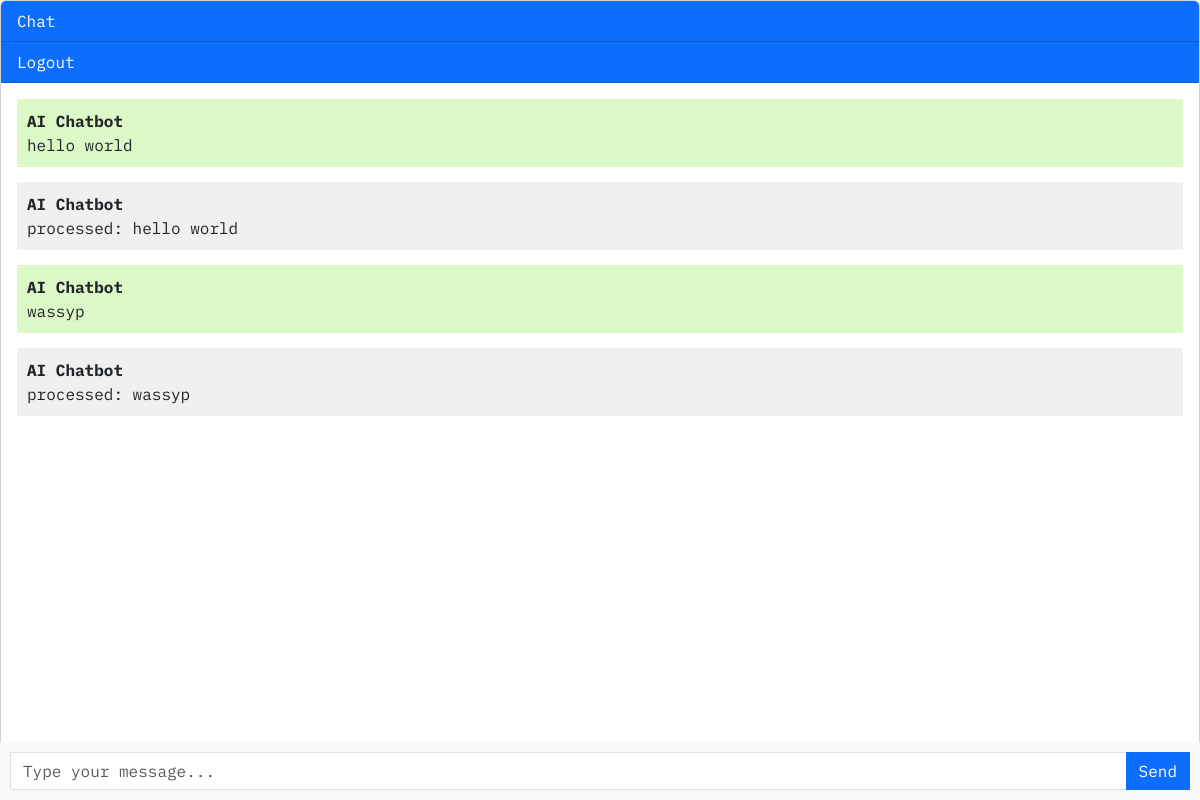
Before: / (signed in) with the older database file.
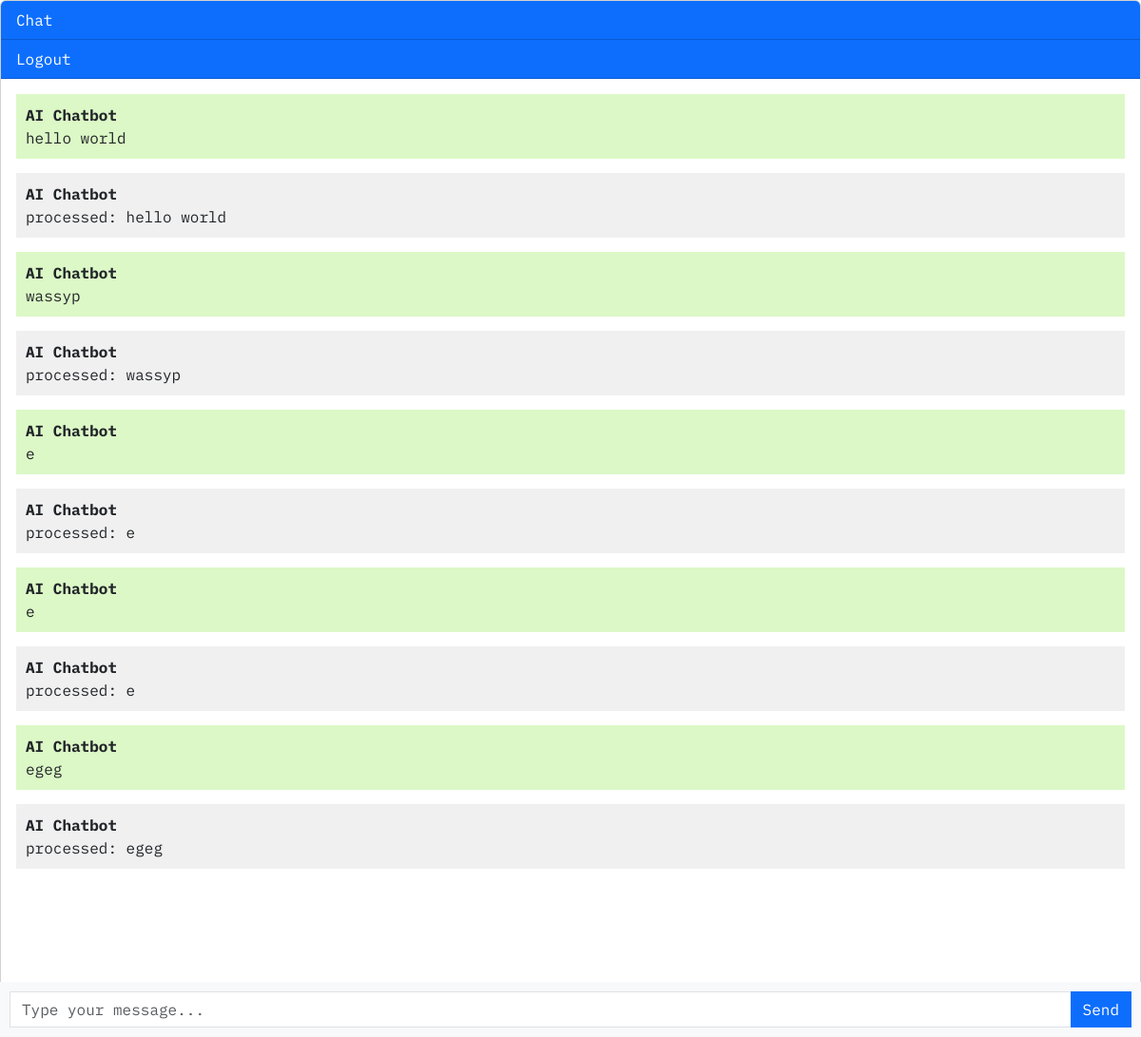
After: the same page with the newer database file.
### core/models.py (models this page shows, shortened)
class Chat(models.Model):
  user = models.ForeignKey(User, on_delete=models.CASCADE)
  message = models.TextField()
  response = models.TextField()
  created_at = models.DateTimeField(auto_now_add=True)

### core/views.py (the view)
# urls.py: path('', views.chatbot, name='home'),
def chatbot(request):
  chats = Chat.objects.filter(user=request.user)
  if request.method == 'POST':
    message = request.POST.get('message')
    response = "processed: " + message
    chat = Chat(user=request.user, message=message, response=response, created_at=timezone.now())
    chat.save()
    return JsonResponse({"message": message, "response": response})
  return render(request, 'home.html', {'chats': chats})

### templates/home.html (shortened to what this page needs)
{% extends 'base.html' %}
{% block content %}
<div class="chat-container">
  <div class="card flex-grow-1">
    <div class="card-header bg-primary text-white">Chat</div>
    {% if user.is_authenticated %}
    <div class="card-header bg-primary text-white"><a href="logout" style="text-decoration: none; color: white;">Logout</a></div>
    {% else %}
    <div class="card-header bg-primary text-white"><a href="login" style="text-decoration: none; color: white;">Login</a></div>
    <div class="card-header bg-primary text-white"><a href="register" style="text-decoration: none; color: white;">Register</a></div>
    {% endif %}
    <div class="card-body messages-box">
      <ul class="list-unstyled messages-list">
        {% for chat in chats %}
          {% if chat.user == request.user %}
            <li class="message sent">
              <div class="message-text">
                <div class="message-sender">
                  <b>AI Chatbot</b>
                </div>
                <div class="message-content">
                  {{ chat.message }}
                </div>
              </div>
            </li>
            <li class="message received">
              <div class="message-text">
                <div class="message-sender">
                  <b>AI Chatbot</b>
                </div>
                <div class="message-content">
                  {{ chat.response }}
                </div>
              </div>
            </li>
          {% endif %}
        {% endfor %}
      </ul>
    </div>
    <br><br>
    <br><br>
    <br><br>
  </div>
  <form class="message-form">
    <div class="input-group">
      <input type="text" class="form-control message-input" placeholder="Type your message...">
      <div class="input-group-append">
        <button type="submit" class="btn btn-primary btn-send">Send</button>
      </div>
    </div>
  </form>
</div>
{% endblock %}

Changed rows visible on the page:
added Chat: message "e", response "processed: e"
added Chat: message "e", response "processed: e"
added Chat: message "egeg", response "processed: egeg"
